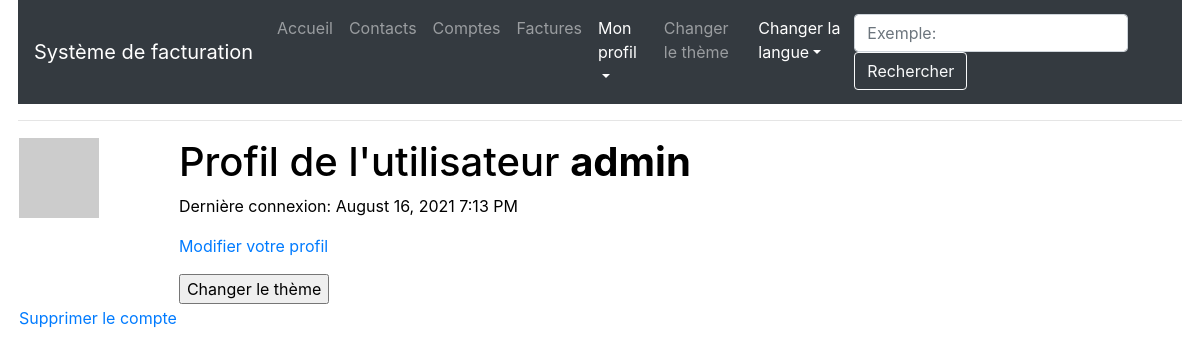
The page /user/admin (signed in) on the database as committed earlier.
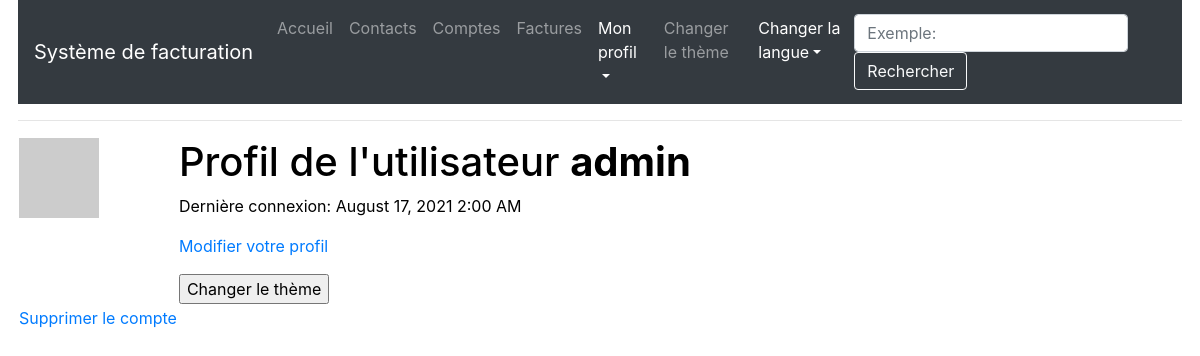
The same page on the database as committed later.
### app/models.py (models this page shows, shortened)
class User(UserMixin, db.Model):
    __tablename__ = "user"
    id = db.Column(db.Integer, primary_key=True)
    username = db.Column(db.String(64), index=True, unique=True)
    email = db.Column(db.String(120), index=True, unique=True)
    password_hash = db.Column(db.String(128))
    about_me = db.Column(db.String(140))
    last_seen = db.Column(db.DateTime, default=datetime.utcnow)
    profil_courrant = db.Column(db.Integer)
    profilEntreprise = db.relationship('CompanyProfil', back_populates="user")
    contact = db.relationship('Contact', back_populates="user")
    compte = db.relationship('Compte', back_populates="user")
    facture = db.relationship('Facture', back_populates="user")
    def avatar(self, size):
        digest = md5(self.email.lower().encode('utf-8')).hexdigest()
        return 'https://www.gravatar.com/avatar/{}?d=identicon&s={}'.format(digest, size)

### app/routes.py (the view)
@app.route('/user/<username>')
@login_required
def user(username):
    user = User.query.filter_by(username=username).first_or_404()
    return render_template('user.html', title=_('Mon profil'), user=user)

### app/__init__.py (called while the page is built)
@app.context_processor
def inject_conf_var():
    return dict(AVAILABLE_LANGUAGES=app.config['LANGUAGES'], CURRENT_LANGUAGE=session.get('language',request.accept_languages.best_match(app.config['LANGUAGES'].keys())))

### app/models.py (called while the page is built)
@login.user_loader
def load_user(id):
    return User.query.get(int(id))

### app/routes.py (called while the page is built)
@app.before_request
def before_request():
    if current_user.is_authenticated:
        current_user.last_seen = datetime.utcnow()
        db.session.commit()

### app/templates/user.html (shortened to what this page needs)
{% extends "base.html" %}
{% block app_content %}
    <table>
        <tr valign="top">
            <td><img src="{{ user.avatar(128) }}"></td>
            <td>
                <h1>{{ _("Profil de l'utilisateur") }} <strong>{{ user.username }}</strong></h1>
                {% if user.last_seen %}<p>{{ _('Dernière connexion') }}: {{ moment(user.last_seen).format('LLL') }}</p>{% endif %}
                {% if user == current_user %}
                <p><a href="{{ url_for('edit_profile') }}">{{ _('Modifier votre profil') }}</a></p>
                {% endif %}
                <input type="button" id="switch" name="theme" value="{{ _('Changer le thème') }}"/><label for="switch"></label>
            </td>
        </tr>
        <tr>
            <td>
                <a href="{{ url_for('delete_user', username=current_user.username) }}">{{ _('Supprimer le compte') }}</a>
            </td>
        </tr>
    </table>
{% endblock %}

### app/templates/base.html (shortened to what this page needs)
{% extends 'bootstrap/base.html' %}
{% block html %}
  {% block head %}
    {% block styles %}
      <link rel="stylesheet" href="https://maxcdn.bootstrapcdn.com/bootstrap/4.0.0/css/bootstrap.min.css">
      <link rel="stylesheet" href="{{ url_for('static', filename='css/style.css') }}">
    {% endblock %}
  {% endblock %}
  {% block body %}
    {% block navbar %}
    <nav class="navbar navbar-expand-lg navbar-dark bg-dark">
      <a class="navbar-brand" href="{{ url_for('index') }}">{{ _('Système de facturation') }}</a>
      <div class="collapse navbar-collapse">
        <ul class="navbar-nav mr-auto">
            <li class="nav-item {% if request.url_rule.endpoint == 'welcome' %}active {% elif request.url_rule.endpoint == 'index'%}active{% endif %}">
              <a class="nav-link" href="{{ url_for('index') }}">{{ _('Accueil') }}</a>
            </li>
            {% if current_user.is_anonymous %}
            <li class="nav-item {% if request.url_rule.endpoint == 'register' %}active{% endif %}">
              <a class="nav-link" href="{{ url_for('register') }}">{{ _("S'inscrire") }}</a>
            </li>
            <li class="nav-item {% if request.url_rule.endpoint == 'login' %}active{% endif %}">
              <a class="nav-link" href="{{ url_for('login') }}">{{ _('Se connecter') }}</a>
            </li>
            {% else %}
            <li class="nav-item {% if request.url_rule.endpoint == 'contacts' %}active{% endif %}">
              <a class="nav-link" href="{{ url_for('contacts') }}">{{ _('Contacts') }}</a>
            </li>
            <li class="nav-item {% if request.url_rule.endpoint == 'comptes' %}active{% endif %}">
              <a class="nav-link" href="{{ url_for('comptes') }}">{{ _('Comptes') }}</a>
            </li>
            <li class="nav-item">
              <a class="nav-link {% if request.url_rule.endpoint == 'bill' %}active{% endif %}" href="{{ url_for('bill') }}">{{ _("Factures") }}</a>
            </li>
            <li class="nav-item dropdown {% if request.url_rule.endpoint == 'user' %}active{% endif %}">
              <a class="nav-link dropdown-toggle" href="#" id="navbarDropdown" role="button" data-toggle="dropdown" aria-haspopup="true" aria-expanded="false">{{ _('Mon profil') }}</a>
            </li>
            {% endif %}
          <li class="nav-item">
            <a class="nav-link" style="cursor:pointer" id="switch" name="theme" value="test" >{{ _('Changer le thème') }}</a>
          </li>
          <li class="nav-item dropdown {% if request.url_rule.endpoint == 'user' %}active{% endif %}">
            <a class="nav-link dropdown-toggle" href="#" id="navbarDropdown" role="button" data-toggle="dropdown" aria-haspopup="true" aria-expanded="false">{{ _('Changer la langue') }}</a>
          </li>
        </ul>
        <form class="form-inline">
          <input class="form-control mr-sm-2" type="search" placeholder={{ _("Exemple: loyer") }} aria-label="Search" />
          <button class="btn btn-outline-light my-2 my-sm-0" type="submit">{{ _('Rechercher') }}</button>
        </form>
      </div>
    </nav>
    <hr>
    {% endblock %}
    {% block app_content %}{% endblock %}
  {% endblock %}
{% endblock %}

### app/static/css/style.css (style rules this page uses)
html { color: black; background-color: white; }

Rows that differ between the two databases and show on the page:
changed User "admin": last_seen "August 16, 2021 7:13 PM" → "August 17, 2021 2:00 AM"
